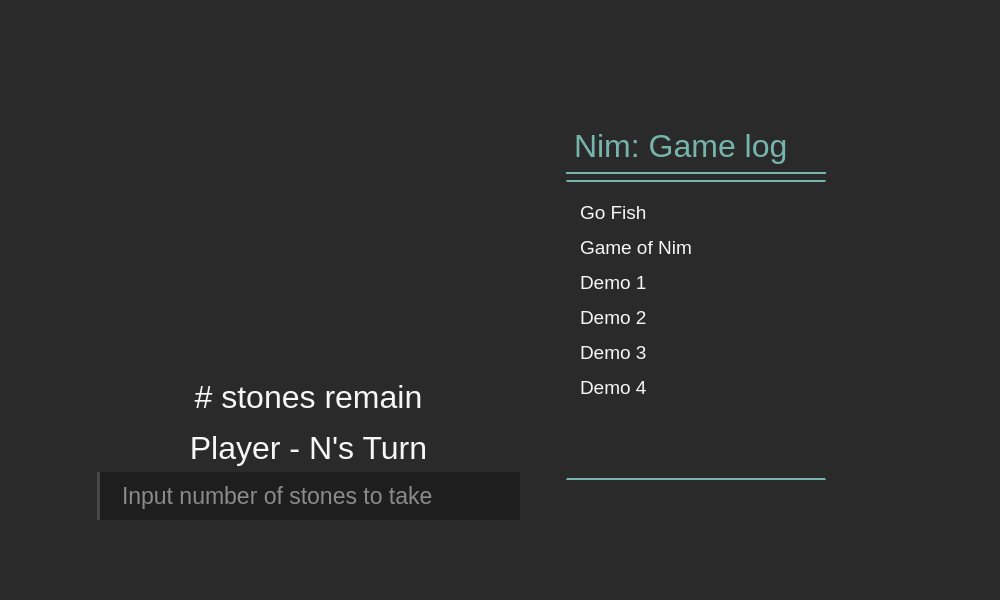
<?xml version="1.0" encoding="UTF-8"?>
<ui version="4.0">
 <class>Nim_GUI</class>
 <widget class="QWidget" name="Nim_GUI">
  <property name="geometry">
   <rect>
    <x>0</x>
    <y>0</y>
    <width>1000</width>
    <height>600</height>
   </rect>
  </property>
  <property name="minimumSize">
   <size>
    <width>1000</width>
    <height>600</height>
   </size>
  </property>
  <property name="windowTitle">
   <string>Nim</string>
  </property>
  <property name="styleSheet">
   <string notr="true">background-color: rgb(42, 42, 42);</string>
  </property>
  <layout class="QVBoxLayout" name="verticalLayout">
   <item>
    <widget class="QStackedWidget" name="stackedWidget">
     <widget class="QWidget" name="page">
      <layout class="QVBoxLayout" name="verticalLayout_2">
       <item>
        <layout class="QGridLayout" name="gridLayout">
         <item row="1" column="4">
          <spacer name="horizontalSpacer_5">
           <property name="orientation">
            <enum>Qt::Horizontal</enum>
           </property>
           <property name="sizeType">
            <enum>QSizePolicy::MinimumExpanding</enum>
           </property>
           <property name="sizeHint" stdset="0">
            <size>
             <width>40</width>
             <height>20</height>
            </size>
           </property>
          </spacer>
         </item>
         <item row="1" column="1">
          <layout class="QVBoxLayout" name="stash">
           <item>
            <spacer name="verticalSpacer_10">
             <property name="orientation">
              <enum>Qt::Vertical</enum>
             </property>
             <property name="sizeType">
              <enum>QSizePolicy::Fixed</enum>
             </property>
             <property name="sizeHint" stdset="0">
              <size>
               <width>20</width>
               <height>20</height>
              </size>
             </property>
            </spacer>
           </item>
           <item>
            <layout class="QHBoxLayout" name="stone_row_1">
             <item>
              <widget class="QPushButton" name="stone_1">
               <property name="sizePolicy">
                <sizepolicy hsizetype="Fixed" vsizetype="Fixed">
                 <horstretch>0</horstretch>
                 <verstretch>0</verstretch>
                </sizepolicy>
               </property>
               <property name="minimumSize">
                <size>
                 <width>30</width>
                 <height>30</height>
                </size>
               </property>
               <property name="maximumSize">
                <size>
                 <width>30</width>
                 <height>30</height>
                </size>
               </property>
               <property name="text">
                <string/>
               </property>
               <property name="icon">
                <iconset resource="images.qrc">
                 <normaloff>:/images/circle.png</normaloff>:/images/circle.png</iconset>
               </property>
               <property name="iconSize">
                <size>
                 <width>30</width>
                 <height>30</height>
                </size>
               </property>
               <property name="autoRepeat">
                <bool>false</bool>
               </property>
               <property name="flat">
                <bool>true</bool>
               </property>
              </widget>
             </item>
             <item>
              <widget class="QPushButton" name="stone_2">
               <property name="sizePolicy">
                <sizepolicy hsizetype="Fixed" vsizetype="Fixed">
                 <horstretch>0</horstretch>
                 <verstretch>0</verstretch>
                </sizepolicy>
               </property>
               <property name="minimumSize">
                <size>
                 <width>30</width>
                 <height>30</height>
                </size>
               </property>
               <property name="maximumSize">
                <size>
                 <width>30</width>
                 <height>30</height>
                </size>
               </property>
               <property name="text">
                <string/>
               </property>
               <property name="icon">
                <iconset resource="images.qrc">
                 <normaloff>:/images/circle.png</normaloff>:/images/circle.png</iconset>
               </property>
               <property name="iconSize">
                <size>
                 <width>30</width>
                 <height>30</height>
                </size>
               </property>
               <property name="autoRepeat">
                <bool>false</bool>
               </property>
               <property name="flat">
                <bool>true</bool>
               </property>
              </widget>
             </item>
            </layout>
           </item>
           <item>
            <spacer name="verticalSpacer_6">
             <property name="orientation">
              <enum>Qt::Vertical</enum>
             </property>
             <property name="sizeType">
              <enum>QSizePolicy::Fixed</enum>
             </property>
             <property name="sizeHint" stdset="0">
              <size>
               <width>20</width>
               <height>20</height>
              </size>
             </property>
            </spacer>
           </item>
           <item>
            <layout class="QHBoxLayout" name="stone_row_2">
             <item>
              <widget class="QPushButton" name="stone_3">
               <property name="sizePolicy">
                <sizepolicy hsizetype="Fixed" vsizetype="Fixed">
                 <horstretch>0</horstretch>
                 <verstretch>0</verstretch>
                </sizepolicy>
               </property>
               <property name="minimumSize">
                <size>
                 <width>30</width>
                 <height>30</height>
                </size>
               </property>
               <property name="maximumSize">
                <size>
                 <width>30</width>
                 <height>30</height>
                </size>
               </property>
               <property name="text">
                <string/>
               </property>
               <property name="icon">
                <iconset resource="images.qrc">
                 <normaloff>:/images/circle.png</normaloff>:/images/circle.png</iconset>
               </property>
               <property name="iconSize">
                <size>
                 <width>30</width>
                 <height>30</height>
                </size>
               </property>
               <property name="autoRepeat">
                <bool>false</bool>
               </property>
               <property name="flat">
                <bool>true</bool>
               </property>
              </widget>
             </item>
             <item>
              <widget class="QPushButton" name="stone_4">
               <property name="sizePolicy">
                <sizepolicy hsizetype="Fixed" vsizetype="Fixed">
                 <horstretch>0</horstretch>
                 <verstretch>0</verstretch>
                </sizepolicy>
               </property>
               <property name="minimumSize">
                <size>
                 <width>30</width>
                 <height>30</height>
                </size>
               </property>
               <property name="maximumSize">
                <size>
                 <width>30</width>
                 <height>30</height>
                </size>
               </property>
               <property name="text">
                <string/>
               </property>
               <property name="icon">
                <iconset resource="images.qrc">
                 <normaloff>:/images/circle.png</normaloff>:/images/circle.png</iconset>
               </property>
               <property name="iconSize">
                <size>
                 <width>30</width>
                 <height>30</height>
                </size>
               </property>
               <property name="autoRepeat">
                <bool>false</bool>
               </property>
               <property name="flat">
                <bool>true</bool>
               </property>
              </widget>
             </item>
            </layout>
           </item>
           <item>
            <spacer name="verticalSpacer_5">
             <property name="orientation">
              <enum>Qt::Vertical</enum>
             </property>
             <property name="sizeType">
              <enum>QSizePolicy::Fixed</enum>
             </property>
             <property name="sizeHint" stdset="0">
              <size>
               <width>20</width>
               <height>20</height>
              </size>
             </property>
            </spacer>
           </item>
           <item>
            <layout class="QHBoxLayout" name="stone_row_3">
             <item>
              <widget class="QPushButton" name="stone_5">
               <property name="sizePolicy">
                <sizepolicy hsizetype="Fixed" vsizetype="Fixed">
                 <horstretch>0</horstretch>
                 <verstretch>0</verstretch>
                </sizepolicy>
               </property>
               <property name="minimumSize">
                <size>
                 <width>30</width>
                 <height>30</height>
                </size>
               </property>
               <property name="maximumSize">
                <size>
                 <width>30</width>
                 <height>30</height>
                </size>
               </property>
               <property name="text">
                <string/>
               </property>
               <property name="icon">
                <iconset resource="images.qrc">
                 <normaloff>:/images/circle.png</normaloff>:/images/circle.png</iconset>
               </property>
               <property name="iconSize">
                <size>
                 <width>30</width>
                 <height>30</height>
                </size>
               </property>
               <property name="autoRepeat">
                <bool>false</bool>
               </property>
               <property name="flat">
                <bool>true</bool>
               </property>
              </widget>
             </item>
             <item>
              <widget class="QPushButton" name="stone_6">
               <property name="sizePolicy">
                <sizepolicy hsizetype="Fixed" vsizetype="Fixed">
                 <horstretch>0</horstretch>
                 <verstretch>0</verstretch>
                </sizepolicy>
               </property>
               <property name="minimumSize">
                <size>
                 <width>30</width>
                 <height>30</height>
                </size>
               </property>
               <property name="maximumSize">
                <size>
                 <width>30</width>
                 <height>30</height>
                </size>
               </property>
               <property name="text">
                <string/>
               </property>
               <property name="icon">
                <iconset resource="images.qrc">
                 <normaloff>:/images/circle.png</normaloff>:/images/circle.png</iconset>
               </property>
               <property name="iconSize">
                <size>
                 <width>30</width>
                 <height>30</height>
                </size>
               </property>
               <property name="autoRepeat">
                <bool>false</bool>
               </property>
               <property name="flat">
                <bool>true</bool>
               </property>
              </widget>
             </item>
            </layout>
           </item>
           <item>
            <spacer name="verticalSpacer_7">
             <property name="orientation">
              <enum>Qt::Vertical</enum>
             </property>
             <property name="sizeType">
              <enum>QSizePolicy::Fixed</enum>
             </property>
             <property name="sizeHint" stdset="0">
              <size>
               <width>20</width>
               <height>20</height>
              </size>
             </property>
            </spacer>
           </item>
           <item>
            <layout class="QHBoxLayout" name="stone_row_4">
             <item>
              <widget class="QPushButton" name="stone_7">
               <property name="sizePolicy">
                <sizepolicy hsizetype="Fixed" vsizetype="Fixed">
                 <horstretch>0</horstretch>
                 <verstretch>0</verstretch>
                </sizepolicy>
               </property>
               <property name="minimumSize">
                <size>
                 <width>30</width>
                 <height>30</height>
                </size>
               </property>
               <property name="maximumSize">
                <size>
                 <width>30</width>
                 <height>30</height>
                </size>
               </property>
               <property name="text">
                <string/>
               </property>
               <property name="icon">
                <iconset resource="images.qrc">
                 <normaloff>:/images/circle.png</normaloff>:/images/circle.png</iconset>
               </property>
               <property name="iconSize">
                <size>
                 <width>30</width>
                 <height>30</height>
                </size>
               </property>
               <property name="autoRepeat">
                <bool>false</bool>
               </property>
               <property name="flat">
                <bool>true</bool>
               </property>
              </widget>
             </item>
             <item>
              <widget class="QPushButton" name="stone_8">
               <property name="sizePolicy">
                <sizepolicy hsizetype="Fixed" vsizetype="Fixed">
                 <horstretch>0</horstretch>
                 <verstretch>0</verstretch>
                </sizepolicy>
               </property>
               <property name="minimumSize">
                <size>
                 <width>30</width>
                 <height>30</height>
                </size>
               </property>
               <property name="maximumSize">
                <size>
                 <width>30</width>
                 <height>30</height>
                </size>
               </property>
               <property name="text">
                <string/>
               </property>
               <property name="icon">
                <iconset resource="images.qrc">
                 <normaloff>:/images/circle.png</normaloff>:/images/circle.png</iconset>
               </property>
               <property name="iconSize">
                <size>
                 <width>30</width>
                 <height>30</height>
                </size>
               </property>
               <property name="autoRepeat">
                <bool>false</bool>
               </property>
               <property name="flat">
                <bool>true</bool>
               </property>
              </widget>
             </item>
            </layout>
           </item>
           <item>
            <spacer name="verticalSpacer_8">
             <property name="orientation">
              <enum>Qt::Vertical</enum>
             </property>
             <property name="sizeType">
              <enum>QSizePolicy::Fixed</enum>
             </property>
             <property name="sizeHint" stdset="0">
              <size>
               <width>20</width>
               <height>20</height>
              </size>
             </property>
            </spacer>
           </item>
           <item>
            <layout class="QHBoxLayout" name="stone_row_5">
             <item>
              <widget class="QPushButton" name="stone_9">
               <property name="sizePolicy">
                <sizepolicy hsizetype="Fixed" vsizetype="Fixed">
                 <horstretch>0</horstretch>
                 <verstretch>0</verstretch>
                </sizepolicy>
               </property>
               <property name="minimumSize">
                <size>
                 <width>30</width>
                 <height>30</height>
                </size>
               </property>
               <property name="maximumSize">
                <size>
                 <width>30</width>
                 <height>30</height>
                </size>
               </property>
               <property name="text">
                <string/>
               </property>
               <property name="icon">
                <iconset resource="images.qrc">
                 <normaloff>:/images/circle.png</normaloff>:/images/circle.png</iconset>
               </property>
               <property name="iconSize">
                <size>
                 <width>30</width>
                 <height>30</height>
                </size>
               </property>
               <property name="autoRepeat">
                <bool>false</bool>
               </property>
               <property name="flat">
                <bool>true</bool>
               </property>
              </widget>
             </item>
             <item>
              <widget class="QPushButton" name="stone_19">
               <property name="sizePolicy">
                <sizepolicy hsizetype="Fixed" vsizetype="Fixed">
                 <horstretch>0</horstretch>
                 <verstretch>0</verstretch>
                </sizepolicy>
               </property>
               <property name="minimumSize">
                <size>
                 <width>30</width>
                 <height>30</height>
                </size>
               </property>
               <property name="maximumSize">
                <size>
                 <width>30</width>
                 <height>30</height>
                </size>
               </property>
               <property name="text">
                <string/>
               </property>
               <property name="icon">
                <iconset resource="images.qrc">
                 <normaloff>:/images/circle.png</normaloff>:/images/circle.png</iconset>
               </property>
               <property name="iconSize">
                <size>
                 <width>30</width>
                 <height>30</height>
                </size>
               </property>
               <property name="autoRepeat">
                <bool>false</bool>
               </property>
               <property name="flat">
                <bool>true</bool>
               </property>
              </widget>
             </item>
            </layout>
           </item>
           <item>
            <spacer name="verticalSpacer_9">
             <property name="orientation">
              <enum>Qt::Vertical</enum>
             </property>
             <property name="sizeType">
              <enum>QSizePolicy::Fixed</enum>
             </property>
             <property name="sizeHint" stdset="0">
              <size>
               <width>20</width>
               <height>10</height>
              </size>
             </property>
            </spacer>
           </item>
          </layout>
         </item>
         <item row="1" column="0">
          <spacer name="horizontalSpacer_3">
           <property name="orientation">
            <enum>Qt::Horizontal</enum>
           </property>
           <property name="sizeType">
            <enum>QSizePolicy::MinimumExpanding</enum>
           </property>
           <property name="sizeHint" stdset="0">
            <size>
             <width>40</width>
             <height>20</height>
            </size>
           </property>
          </spacer>
         </item>
         <item row="5" column="2">
          <spacer name="verticalSpacer_11">
           <property name="orientation">
            <enum>Qt::Vertical</enum>
           </property>
           <property name="sizeHint" stdset="0">
            <size>
             <width>20</width>
             <height>40</height>
            </size>
           </property>
          </spacer>
         </item>
         <item row="1" column="3" rowspan="4">
          <layout class="QVBoxLayout" name="right_game_log">
           <item>
            <spacer name="verticalSpacer">
             <property name="orientation">
              <enum>Qt::Vertical</enum>
             </property>
             <property name="sizeHint" stdset="0">
              <size>
               <width>20</width>
               <height>40</height>
              </size>
             </property>
            </spacer>
           </item>
           <item>
            <widget class="QLabel" name="title_game_log">
             <property name="sizePolicy">
              <sizepolicy hsizetype="Preferred" vsizetype="Fixed">
               <horstretch>0</horstretch>
               <verstretch>0</verstretch>
              </sizepolicy>
             </property>
             <property name="minimumSize">
              <size>
               <width>260</width>
               <height>0</height>
              </size>
             </property>
             <property name="maximumSize">
              <size>
               <width>260</width>
               <height>16777215</height>
              </size>
             </property>
             <property name="styleSheet">
              <string notr="true">#title_game_log {
color: rgb(117, 181, 171);
font-family: &quot;Helvetica&quot;;
font-size: 24pt;
font-weight: 10;
width: 300px;
border-bottom: 2px solid rgb(117, 181, 171);
padding-bottom: 8px;
padding-top: 8px;
}</string>
             </property>
             <property name="text">
              <string>Nim: Game log</string>
             </property>
             <property name="alignment">
              <set>Qt::AlignLeading|Qt::AlignLeft|Qt::AlignVCenter</set>
             </property>
            </widget>
           </item>
           <item>
            <widget class="QListWidget" name="game_log">
             <property name="minimumSize">
              <size>
               <width>260</width>
               <height>300</height>
              </size>
             </property>
             <property name="maximumSize">
              <size>
               <width>300</width>
               <height>16777215</height>
              </size>
             </property>
             <property name="mouseTracking">
              <bool>true</bool>
             </property>
             <property name="styleSheet">
              <string notr="true">#game_log {
	color: rgb(247, 247, 247);
	background-color: rgba(42, 42, 42, 0.3);
	border-top: 2px solid rgb(117, 181, 171);
	border-bottom: 2px solid rgb(117, 181, 171);
	width: 300px;
	font-family: &quot;Helvetica&quot;;
	font-size: 14pt;
	font-weight: 10;
	padding-top: 15px;
	padding-bottom: 10px;
	padding-left: 10px;
	padding-right: 10px;
}
#game_log:hover {
	background-color: rgba(106, 160, 181, 0.12);
}

#game_log:item {
	padding-top: 4px;
	padding-bottom: 4px;
}
#game_log:item:selected {
	padding-left: 5px;
	background-color: rgba(170, 170, 170, 0.3);
	border-left: 2px solid rgb(117, 181, 171);
	color: rgb(247, 247, 247);
}</string>
             </property>
             <property name="verticalScrollBarPolicy">
              <enum>Qt::ScrollBarAlwaysOff</enum>
             </property>
             <property name="horizontalScrollBarPolicy">
              <enum>Qt::ScrollBarAlwaysOff</enum>
             </property>
             <property name="alternatingRowColors">
              <bool>false</bool>
             </property>
             <property name="selectionBehavior">
              <enum>QAbstractItemView::SelectItems</enum>
             </property>
             <property name="verticalScrollMode">
              <enum>QAbstractItemView::ScrollPerPixel</enum>
             </property>
             <property name="horizontalScrollMode">
              <enum>QAbstractItemView::ScrollPerPixel</enum>
             </property>
             <property name="movement">
              <enum>QListView::Static</enum>
             </property>
             <property name="flow">
              <enum>QListView::TopToBottom</enum>
             </property>
             <property name="isWrapping" stdset="0">
              <bool>false</bool>
             </property>
             <property name="resizeMode">
              <enum>QListView::Adjust</enum>
             </property>
             <property name="layoutMode">
              <enum>QListView::SinglePass</enum>
             </property>
             <property name="spacing">
              <number>0</number>
             </property>
             <property name="gridSize">
              <size>
               <width>0</width>
               <height>35</height>
              </size>
             </property>
             <property name="viewMode">
              <enum>QListView::ListMode</enum>
             </property>
             <property name="uniformItemSizes">
              <bool>false</bool>
             </property>
             <property name="wordWrap">
              <bool>true</bool>
             </property>
             <property name="selectionRectVisible">
              <bool>false</bool>
             </property>
             <property name="currentRow">
              <number>-1</number>
             </property>
             <property name="sortingEnabled">
              <bool>false</bool>
             </property>
             <item>
              <property name="text">
               <string>Go Fish</string>
              </property>
             </item>
             <item>
              <property name="text">
               <string>Game of Nim</string>
              </property>
             </item>
             <item>
              <property name="text">
               <string>Demo 1</string>
              </property>
             </item>
             <item>
              <property name="text">
               <string>Demo 2</string>
              </property>
             </item>
             <item>
              <property name="text">
               <string>Demo 3</string>
              </property>
             </item>
             <item>
              <property name="text">
               <string>Demo 4</string>
              </property>
             </item>
            </widget>
           </item>
           <item>
            <spacer name="verticalSpacer_2">
             <property name="orientation">
              <enum>Qt::Vertical</enum>
             </property>
             <property name="sizeHint" stdset="0">
              <size>
               <width>20</width>
               <height>40</height>
              </size>
             </property>
            </spacer>
           </item>
          </layout>
         </item>
         <item row="3" column="1">
          <widget class="QLabel" name="title_player_turn">
           <property name="styleSheet">
            <string notr="true">#title_player_turn{
color: rgb(247, 247, 247);
font-family: &quot;Helvetica&quot;;
font-size: 24pt;
font-weight: 10;
padding-top: 8px;
}
</string>
           </property>
           <property name="text">
            <string>Player - N's Turn</string>
           </property>
           <property name="alignment">
            <set>Qt::AlignCenter</set>
           </property>
          </widget>
         </item>
         <item row="1" column="2">
          <spacer name="horizontalSpacer_6">
           <property name="orientation">
            <enum>Qt::Horizontal</enum>
           </property>
           <property name="sizeType">
            <enum>QSizePolicy::Fixed</enum>
           </property>
           <property name="sizeHint" stdset="0">
            <size>
             <width>40</width>
             <height>20</height>
            </size>
           </property>
          </spacer>
         </item>
         <item row="4" column="1">
          <widget class="QLineEdit" name="input_asked">
           <property name="sizePolicy">
            <sizepolicy hsizetype="Minimum" vsizetype="Fixed">
             <horstretch>0</horstretch>
             <verstretch>0</verstretch>
            </sizepolicy>
           </property>
           <property name="minimumSize">
            <size>
             <width>423</width>
             <height>0</height>
            </size>
           </property>
           <property name="styleSheet">
            <string notr="true">#input_asked {
	border: none;
	background-color: rgb(30, 30, 30);
	color: rgb(247, 247, 247);
	font-family: &quot;Helvetica&quot;;
	font-weight: 10;
	font-size: 17pt;
	padding: 10 20 10 20;
	border-left: 3px solid rgb(70, 70, 70);
	min-width: 380px;
}

#input_asked:hover {
	background-color: rgb(70, 70, 70);
}

#input_asked:focus {
	border-left: 3px solid rgb(117, 181, 171);
}
</string>
           </property>
           <property name="text">
            <string/>
           </property>
           <property name="maxLength">
            <number>100</number>
           </property>
           <property name="placeholderText">
            <string>Input number of stones to take</string>
           </property>
          </widget>
         </item>
         <item row="3" column="5">
          <spacer name="horizontalSpacer_4">
           <property name="orientation">
            <enum>Qt::Horizontal</enum>
           </property>
           <property name="sizeHint" stdset="0">
            <size>
             <width>40</width>
             <height>20</height>
            </size>
           </property>
          </spacer>
         </item>
         <item row="0" column="1">
          <spacer name="verticalSpacer_3">
           <property name="orientation">
            <enum>Qt::Vertical</enum>
           </property>
           <property name="sizeHint" stdset="0">
            <size>
             <width>20</width>
             <height>40</height>
            </size>
           </property>
          </spacer>
         </item>
         <item row="2" column="1">
          <widget class="QLabel" name="title_stones_remain">
           <property name="styleSheet">
            <string notr="true">#title_stones_remain{
color: rgb(247, 247, 247);
font-family: &quot;Helvetica&quot;;
font-size: 24pt;
font-weight: 10;
padding-top: 8px;
}
</string>
           </property>
           <property name="text">
            <string># stones remain</string>
           </property>
           <property name="alignment">
            <set>Qt::AlignCenter</set>
           </property>
          </widget>
         </item>
         <item row="3" column="0">
          <spacer name="horizontalSpacer_2">
           <property name="orientation">
            <enum>Qt::Horizontal</enum>
           </property>
           <property name="sizeHint" stdset="0">
            <size>
             <width>40</width>
             <height>20</height>
            </size>
           </property>
          </spacer>
         </item>
        </layout>
       </item>
      </layout>
     </widget>
     <widget class="QWidget" name="page_2"/>
    </widget>
   </item>
  </layout>
 </widget>
 <resources>
  <include location="images.qrc"/>
  <include location="images.qrc"/>
 </resources>
 <connections/>
</ui>
